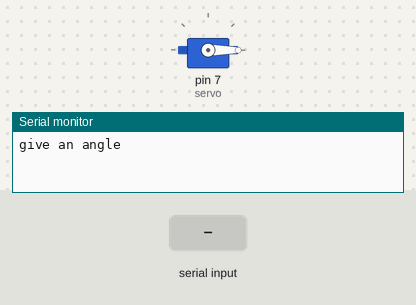
A sketch run on a simulated Arduino Uno, built with avr-gcc and run on an emulated ATmega328P. On the bench: servo, the last lines printed to the serial monitor. The inputs (shaded band) are chosen by the test bench.

Above: at 1.2 s.
1.3 s: "90,45\n" received over Serial
At 2.2 s:
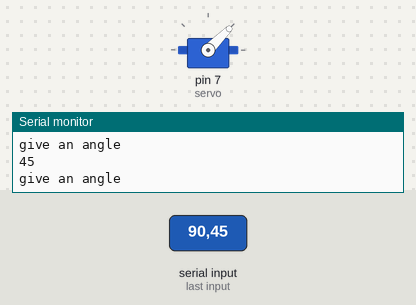
3.9 s: "30,150\n" received over Serial
At 4.7 s:
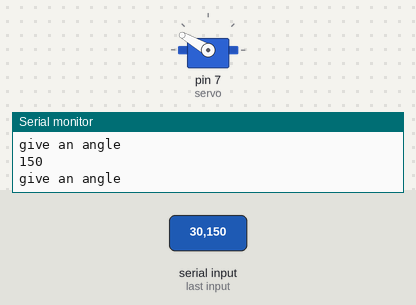
6.5 s: "200\n" received over Serial
At 6.8 s:
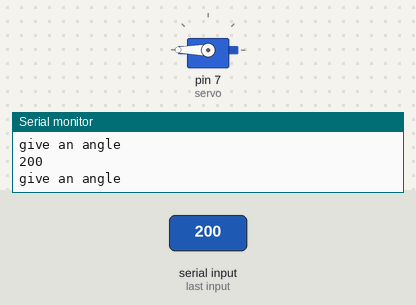
Timing chart, 0 to 9.5 s (numbered marks = the images above; inputs shaded):
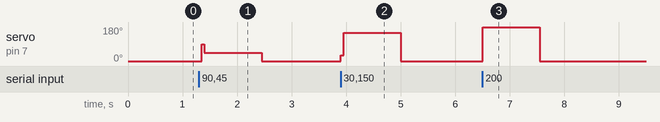

Measured:
- after the input at 1.3 s, servo on pin 7 (servo): 0° → 45° after 0.05 s, → 0° 1.1 s later
- after the input at 3.9 s, servo on pin 7 (servo): 0° → 150° at once, → 0° 1.1 s later
- after the input at 6.5 s, servo on pin 7 (servo): 0° → 180° at once, → 0° 1.0 s later

The sketch:

servo_motor.ino
```cpp
#include <Servo.h>

//const int ServoPin = 7;
Servo servo;

void setup() {
  // put your setup code here, to run once:
  servo.attach(7);
  servo.write(0);
  Serial.begin(9600);
  Serial.println("give an angle");

}

void loop() {
  // put your main code here, to run repeatedly:
  if(Serial.available()){
    int angle = Serial.parseInt();
    Serial.println(angle);
    servo.write(angle);
    Serial.println("give an angle");
  }

  delay(50);
}
```
